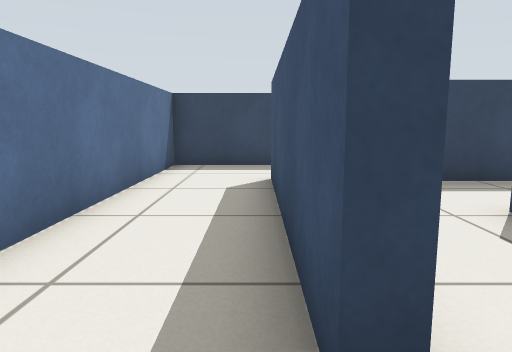
[1] (above)

14 first-person views from a walk through a world built for the Gazebo simulator. The camera is 0.57 m above the floor, tilts 8° down and sees 70° across. The floor is counted in squares, 0.5 m on a side. Each view is taken from the middle of a square. On the plan, view 1 faces up. The plan holds only what a view shows up to about 14 squares ahead; the rest is blank.

[2]
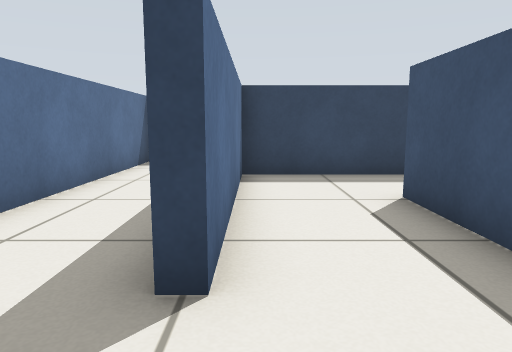

[3]
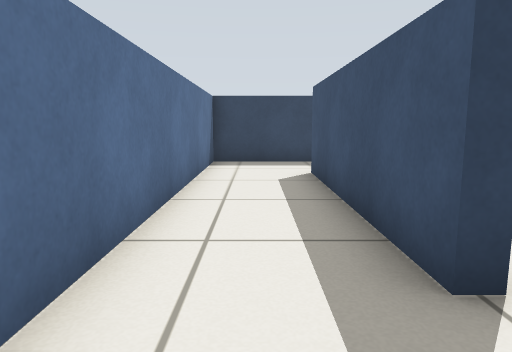

[4]
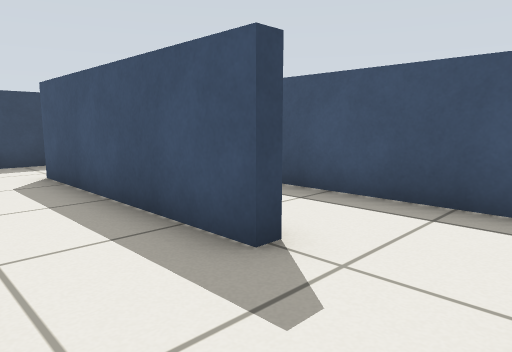

[5]
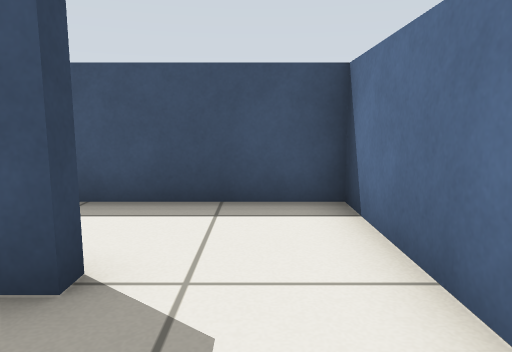

[6]
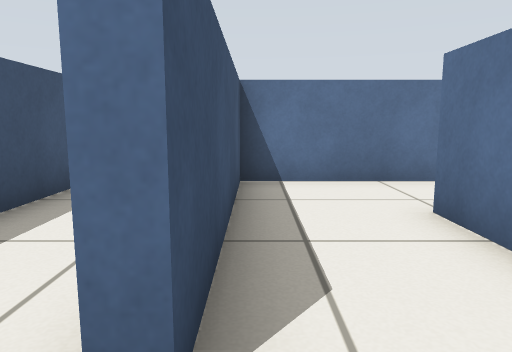

[7]
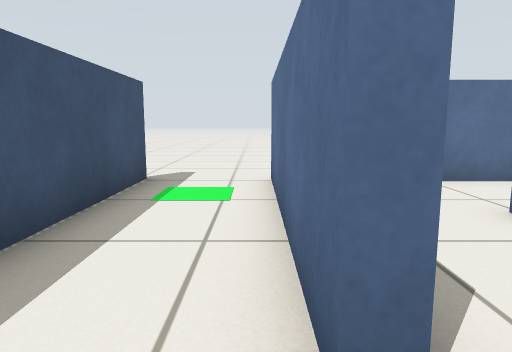

[8]
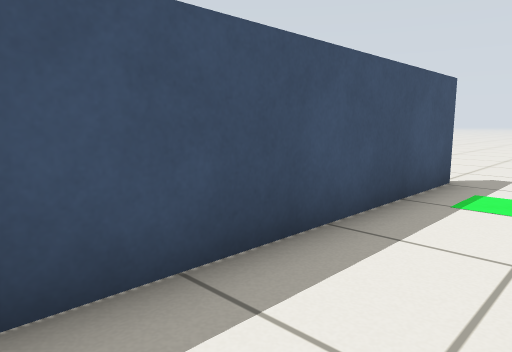

[9]
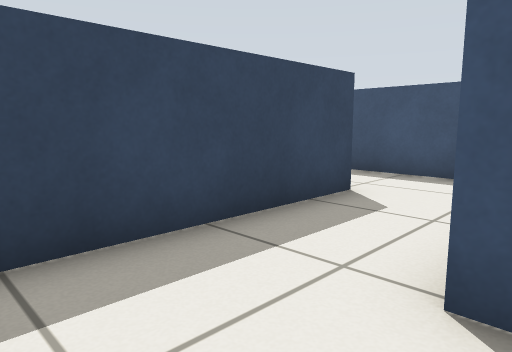

[10]
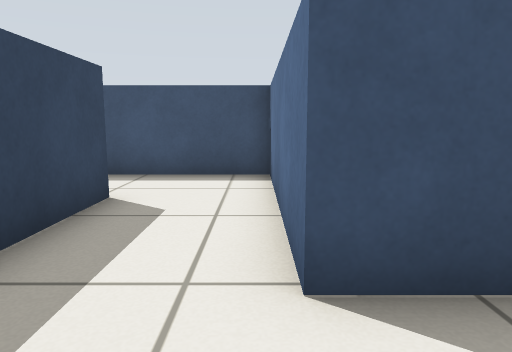

[11]
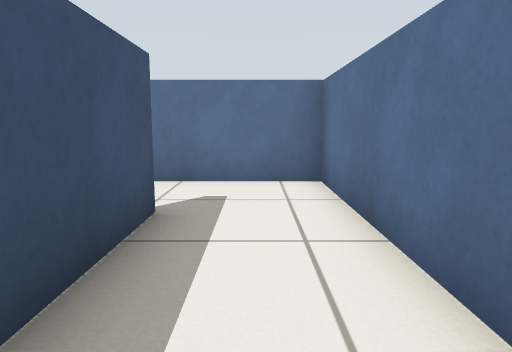

[12]
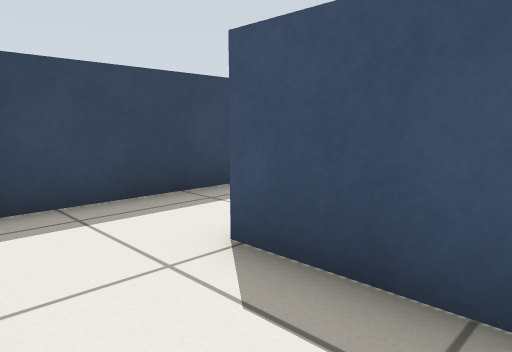

[13]
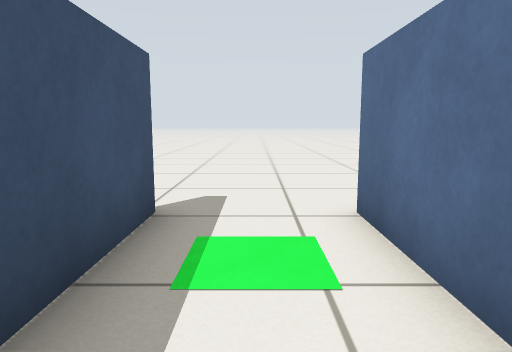

[14]
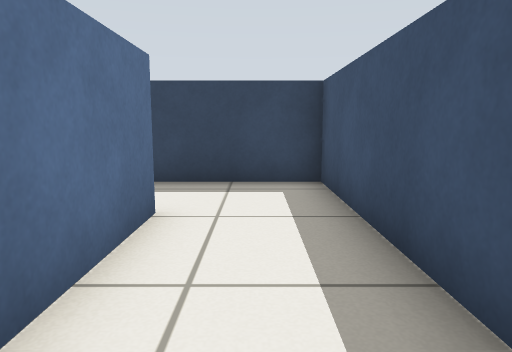

### Floor plan
Ten units are one square. View 1 is at (0, 0); x grows to the right and y downward. Boxes are objects, and circles mark ways between rooms. Rooms are numbered by the first view taken in them; rooms with no view inside come last. Other rooms are left out.
<svg viewBox="-28 -108 96 133">
<path fill="none" stroke="#000" d="M36 -73 7 -73 7 -13 3 -13 3 -77 63 -77 63 -94M38 -103 -23 -103 -23 13 33 13 33 -47M33 -47 37 -47 37 18M63 18 63 -73 36 -73"/>
<circle cx="30" cy="-55" r="3" fill="#2a7"/>
<text x="10" y="-40">1</text>
<text x="40" y="-20">2</text>
</svg>
Room 1 opens to room 2.

Where each view was taken, in squares from view 1:
view 1: 0 up, 0 right, facing up
view 2: 1 down, 1 right, facing up
view 3: 1 down, 1 left, facing up
view 4: 1 down, 2 left, facing up-right
view 5: 0 up, 2 left, facing right
view 6: 6 up, 3 right, facing down
view 7: 6 up, 4 right, facing down
view 8: 6 up, 4 right, facing down-right
view 9: 7 up, 2 left, facing up-right
view 10: 8 up, 2 left, facing right
view 11: 6 up, 1 left, facing down
view 12: 2 up, 1 right, facing up-right
view 13: 3 up, 5 right, facing down
view 14: 0 up, 5 right, facing up
